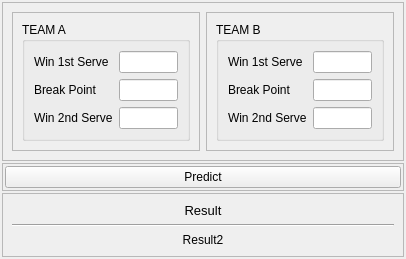
<?xml version="1.0" encoding="UTF-8"?>
<ui version="4.0">
 <class>MainWindow</class>
 <widget class="QMainWindow" name="MainWindow">
  <property name="geometry">
   <rect>
    <x>0</x>
    <y>0</y>
    <width>406</width>
    <height>248</height>
   </rect>
  </property>
  <property name="windowTitle">
   <string>MainWindow</string>
  </property>
  <widget class="QWidget" name="centralwidget">
   <layout class="QVBoxLayout" name="verticalLayout">
    <property name="spacing">
     <number>2</number>
    </property>
    <property name="leftMargin">
     <number>2</number>
    </property>
    <property name="topMargin">
     <number>2</number>
    </property>
    <property name="rightMargin">
     <number>2</number>
    </property>
    <property name="bottomMargin">
     <number>2</number>
    </property>
    <item>
     <widget class="QFrame" name="frameA">
      <property name="frameShape">
       <enum>QFrame::StyledPanel</enum>
      </property>
      <property name="frameShadow">
       <enum>QFrame::Raised</enum>
      </property>
      <layout class="QHBoxLayout" name="horizontalLayout">
       <item>
        <widget class="QFrame" name="frame_3">
         <property name="frameShape">
          <enum>QFrame::StyledPanel</enum>
         </property>
         <property name="frameShadow">
          <enum>QFrame::Raised</enum>
         </property>
         <layout class="QVBoxLayout" name="verticalLayout_2">
          <item>
           <widget class="QGroupBox" name="groupBox">
            <property name="title">
             <string>TEAM A</string>
            </property>
            <layout class="QGridLayout" name="gridLayout">
             <item row="0" column="0">
              <widget class="QLabel" name="label">
               <property name="text">
                <string>Win 1st Serve</string>
               </property>
              </widget>
             </item>
             <item row="0" column="1">
              <widget class="QLineEdit" name="textAWin1"/>
             </item>
             <item row="3" column="1">
              <widget class="QLineEdit" name="textAWin2"/>
             </item>
             <item row="3" column="0">
              <widget class="QLabel" name="label_2">
               <property name="text">
                <string>Win 2nd Serve</string>
               </property>
              </widget>
             </item>
             <item row="2" column="1">
              <widget class="QLineEdit" name="textABreakPoint"/>
             </item>
             <item row="2" column="0">
              <widget class="QLabel" name="label_3">
               <property name="text">
                <string>Break Point</string>
               </property>
              </widget>
             </item>
            </layout>
           </widget>
          </item>
         </layout>
        </widget>
       </item>
       <item>
        <widget class="QFrame" name="frameB">
         <property name="frameShape">
          <enum>QFrame::StyledPanel</enum>
         </property>
         <property name="frameShadow">
          <enum>QFrame::Raised</enum>
         </property>
         <layout class="QVBoxLayout" name="verticalLayout_3">
          <item>
           <widget class="QGroupBox" name="groupBox_2">
            <property name="title">
             <string>TEAM B</string>
            </property>
            <layout class="QGridLayout" name="gridLayout_2">
             <item row="0" column="0">
              <widget class="QLabel" name="label_5">
               <property name="text">
                <string>Win 1st Serve</string>
               </property>
              </widget>
             </item>
             <item row="3" column="1">
              <widget class="QLineEdit" name="textBWin2"/>
             </item>
             <item row="3" column="0">
              <widget class="QLabel" name="label_6">
               <property name="text">
                <string>Win 2nd Serve</string>
               </property>
              </widget>
             </item>
             <item row="0" column="1">
              <widget class="QLineEdit" name="textBWin1"/>
             </item>
             <item row="2" column="1">
              <widget class="QLineEdit" name="textBBreakPoint"/>
             </item>
             <item row="2" column="0">
              <widget class="QLabel" name="label_4">
               <property name="text">
                <string>Break Point</string>
               </property>
              </widget>
             </item>
            </layout>
           </widget>
          </item>
         </layout>
        </widget>
       </item>
      </layout>
     </widget>
    </item>
    <item>
     <widget class="QFrame" name="frame_2">
      <property name="frameShape">
       <enum>QFrame::StyledPanel</enum>
      </property>
      <property name="frameShadow">
       <enum>QFrame::Raised</enum>
      </property>
      <layout class="QVBoxLayout" name="verticalLayout_4">
       <property name="spacing">
        <number>2</number>
       </property>
       <property name="leftMargin">
        <number>2</number>
       </property>
       <property name="topMargin">
        <number>2</number>
       </property>
       <property name="rightMargin">
        <number>2</number>
       </property>
       <property name="bottomMargin">
        <number>2</number>
       </property>
       <item>
        <widget class="QPushButton" name="buttonPredict">
         <property name="text">
          <string>Predict</string>
         </property>
        </widget>
       </item>
      </layout>
     </widget>
    </item>
    <item>
     <widget class="QFrame" name="frame">
      <property name="frameShape">
       <enum>QFrame::StyledPanel</enum>
      </property>
      <property name="frameShadow">
       <enum>QFrame::Raised</enum>
      </property>
      <layout class="QVBoxLayout" name="verticalLayout_5">
       <item>
        <widget class="QLabel" name="label_result">
         <property name="font">
          <font>
           <pointsize>10</pointsize>
          </font>
         </property>
         <property name="text">
          <string>Result</string>
         </property>
         <property name="alignment">
          <set>Qt::AlignCenter</set>
         </property>
        </widget>
       </item>
       <item>
        <widget class="Line" name="line">
         <property name="orientation">
          <enum>Qt::Horizontal</enum>
         </property>
        </widget>
       </item>
       <item>
        <widget class="QLabel" name="label_result2">
         <property name="text">
          <string>Result2</string>
         </property>
         <property name="alignment">
          <set>Qt::AlignCenter</set>
         </property>
        </widget>
       </item>
      </layout>
     </widget>
    </item>
   </layout>
  </widget>
 </widget>
 <tabstops>
  <tabstop>textAWin1</tabstop>
  <tabstop>textBWin1</tabstop>
  <tabstop>textABreakPoint</tabstop>
  <tabstop>textBBreakPoint</tabstop>
  <tabstop>textAWin2</tabstop>
  <tabstop>textBWin2</tabstop>
  <tabstop>buttonPredict</tabstop>
 </tabstops>
 <resources/>
 <connections/>
</ui>
